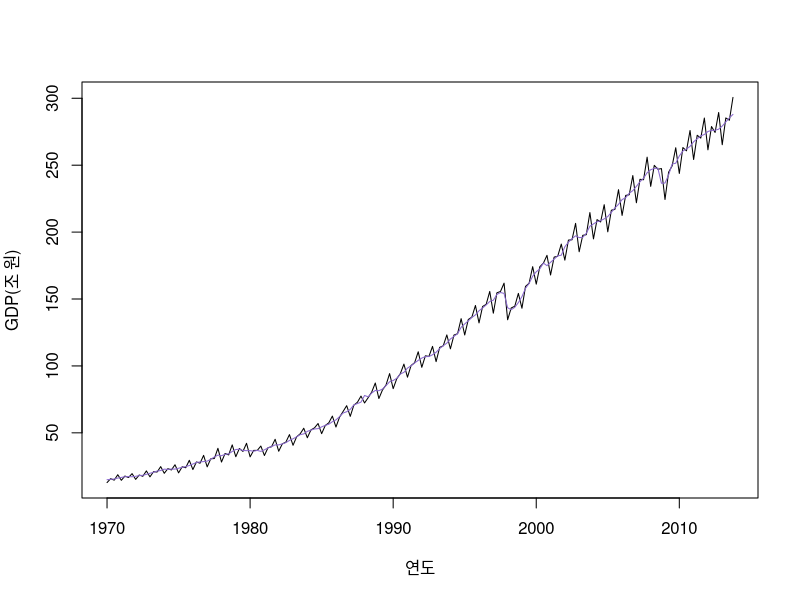
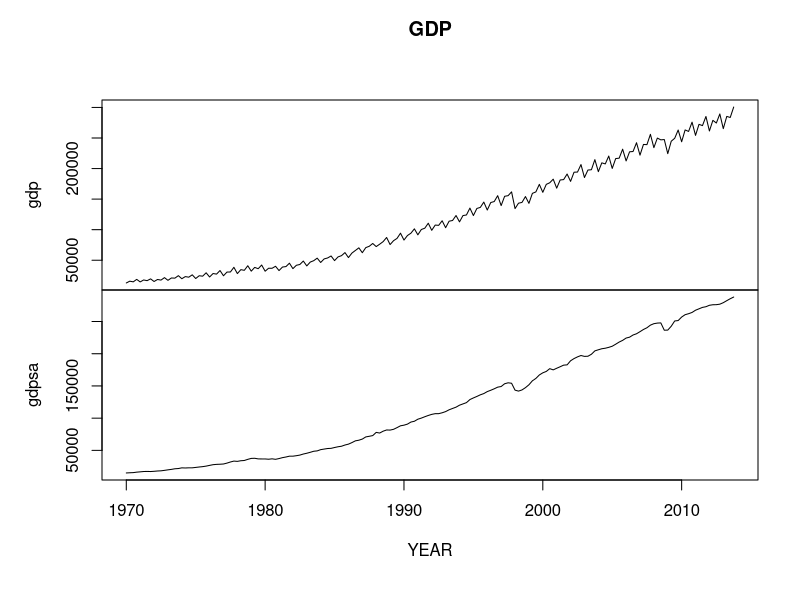
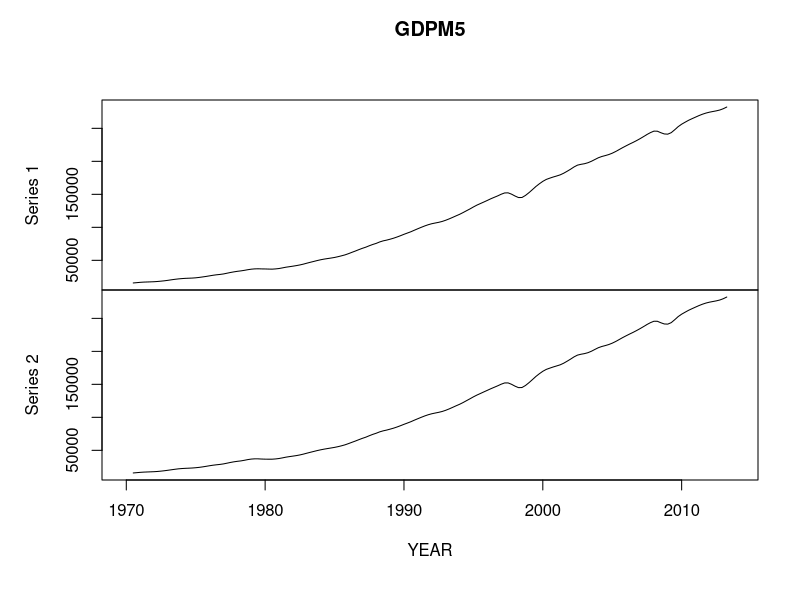
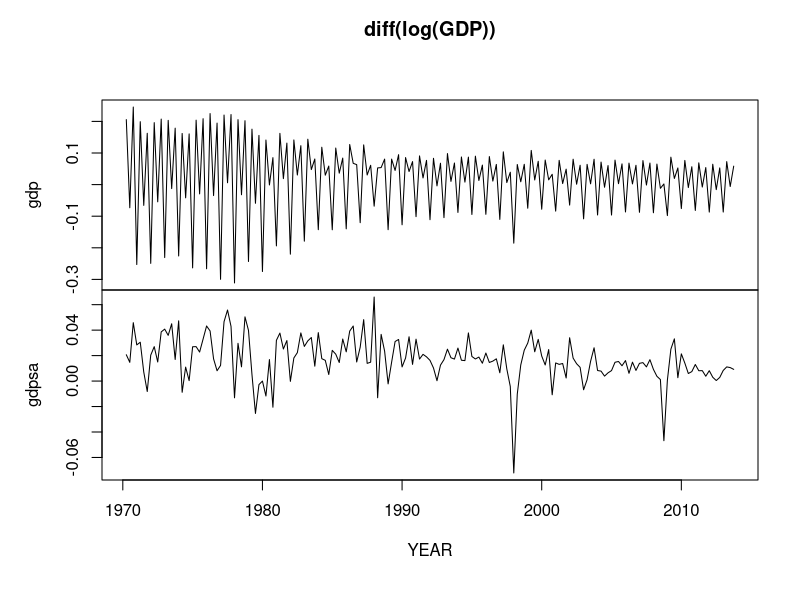
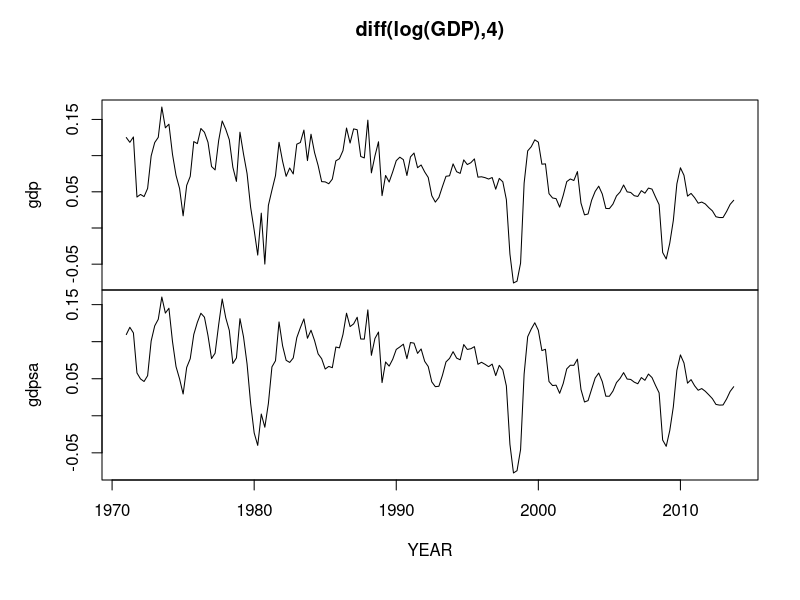

Recreate these plots in R, in order.
#2-1 GPD 시계열 읽기
setwd("c:/work/data")
gdp <- ts(read.csv("gdpq.csv", header=TRUE), start=1970, frequency=4)
gdp

#2-2 GDP 시계열도표 작성
plot(gdp[,1]/1000, ylab="GDP(조 원)", xlab="연도", col="black")
lines(gdp[,2]/1000, col="mediumpurple3")

#2-3 GDP의 차분과 이동평균
ww = c(.5,1,1,1,.5); gdpm5=filter(gdp, sides=2, ww/sum(ww))
dlgdp1=diff(log(gdp))
dlgdp4=diff(log(gdp),4)
par(mfrow=c(2,2))
plot(gdp, main="GDP", ylab="", xlab="YEAR")
plot(gdpm5, main="GDPM5", ylab="", xlab="YEAR")
plot(dlgdp1, main="diff(log(GDP))", ylab="", xlab="YEAR")
plot(dlgdp4, main="diff(log(GDP),4)", ylab="", xlab="YEAR")



